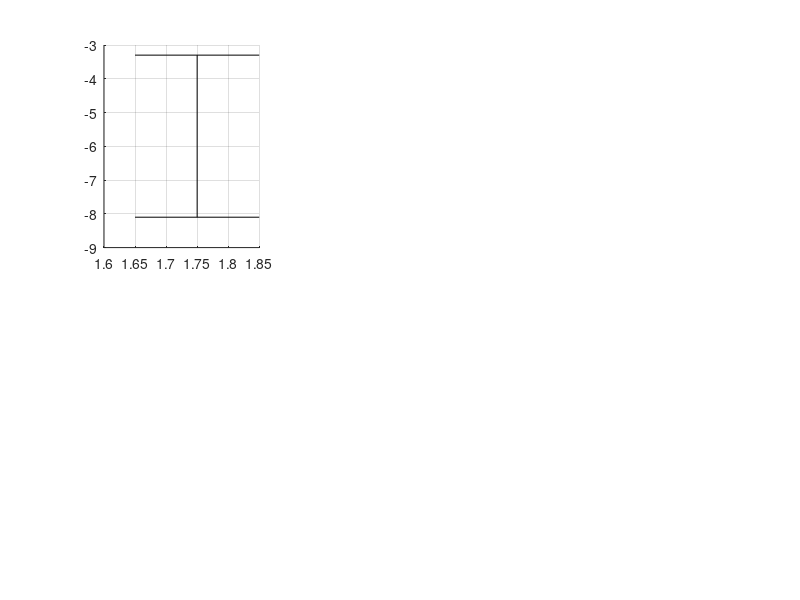

This figure's MATLAB source: (Note: this script raises an error after producing the figure.)
clear all
close all
clc

fontsize = 12.5;

subplot(2,3,1) % behavioral data (solo)
NMAs = -[5.7 15; 0 0];
NMAstds = [2.4 4; 0 0];
hold on
grid on
errorbar(1.75,-5.7,2.4,'k','Marker','o','LineStyle','none','MarkerFaceColor','w','MarkerSize',10)
hold on
errorbar(2.25,-15,4,'k','Marker','o','LineStyle','none','MarkerFaceColor',[0.5 0.5 0.5],'MarkerSize',10)
Labels = {'Musician (Solo)'};
set(gca, 'XTick', 1:4, 'XTickLabel', Labels);
ylim([-80.5 0])
xlim([1.2 2.8])
ylabel('Mean Asynchrony (ms)')
legend('Feedback On','Feedback Off','Location','southwest')
set(gca,'FontSize',fontsize)
set(gca,'xaxisLocation','top')

subplot(2,3,4) % behavioral data (duet)
NMAs = -[6.8 19 ; 0 0];
NMAstds = [2 3; 0 0];
hold on
grid on
errorbar(1.75,-6.8,2,'k','Marker','o','LineStyle','none','MarkerFaceColor','w','MarkerSize',10)
hold on
errorbar(2.25,-19,3,'k','Marker','o','LineStyle','none','MarkerFaceColor',[0.5 0.5 0.5],'MarkerSize',10)
Labels = {'Musician (Duet)'};
set(gca, 'XTick', 1:4, 'XTickLabel', Labels);
ylim([-80.5 0])
xlim([1.2 2.8])
ylabel('Mean Asynchrony (ms)')
legend('Feedback On','Feedback Off','Location','southwest')
set(gca,'FontSize',fontsize)
set(gca,'xaxisLocation','top')

% musician simulations

% time paramters
fs = 10000;
T = 1/fs;
dur = 20.1;
t = 0:T:(dur-T);
ntime = length(t);

% metronome parameters
IOI = 1.0;
ft = 1/IOI;
bps = ft;
bpm = bps*60;
x = exp(1i*2*pi*t*ft);
F = 1;

% oscillator parameters
lag1cs = [];
all_NMAs = [];
a = 1;
b = -1;
D = 0.05;

zdel = round(0.222*fs); % max delay as a fraction of the sampling rate

%%% solo %%%
% oscillator initialization
zm1 = zeros(size(t));
f1 = 1;

A = -0.5;

n = 1;
while n<ntime
    
    if n<=zdel
        %%% delay buffer %%%
        zm1(n+1) = zm1(n) + f1*T*(zm1(n)*(a + 1i*2*pi + b*abs(zm1(n)).^2) + F*x(n));
    elseif mod(t(n)*10,10) > 5 && mod(t(n)*10,10) < 10
        %%% player 1 plays%%%
        zm1(n+1) = zm1(n) + f1*T*(zm1(n)*(a + 1i*2*pi + b*abs(zm1(n)).^2) + (F*x(n) + A*zm1(n))/abs(F*x(n) + A*zm1(n)) - D*(1/f1).*(zm1(n - zdel)));
    else
        zm1(n+1) = zm1(n) + f1*T*(zm1(n)*(a + 1i*2*pi + b*abs(zm1(n)).^2) + F*x(n) - D*(1/f1).*(zm1(n - zdel)));
    end
    n = n + 1;
end

% find the time of metronome beats
[pks,locs] = findpeaks(real(x));
locs = [1 locs];
x_locs = locs;

% find the time of zm1 beats
[pks,locs] = findpeaks(real(zm1));
zm1_locs = locs;

NMA1 = zm1_locs - x_locs;
NMA = mean(NMA1((floor(length(NMA1)/2)):end)/fs)*1000;

subplot(2,3,2)
hold on
grid on
plot(1.75,NMA,'k','Marker','o','LineStyle','none','MarkerFaceColor','w','MarkerSize',10)
ylim([-80.5 0])
xlim([1.2 2.8])
ylabel('Mean Asynchrony (ms)')
set(gca,'FontSize',fontsize)
set(gca,'xaxisLocation','top')

A = 0;

n = 1;
while n<ntime
    
    if n<=zdel
        %%% delay buffer %%%
        zm1(n+1) = zm1(n) + f1*T*(zm1(n)*(a + 1i*2*pi + b*abs(zm1(n)).^2) + F*x(n));
    elseif mod(t(n)*10,10) > 5 && mod(t(n)*10,10) < 10
        %%% player 1 plays%%%
        zm1(n+1) = zm1(n) + f1*T*(zm1(n)*(a + 1i*2*pi + b*abs(zm1(n)).^2) + (F*x(n) + A*zm1(n))/abs(F*x(n) + A*zm1(n)) - D*(1/f1).*(zm1(n - zdel)));
    else
        zm1(n+1) = zm1(n) + f1*T*(zm1(n)*(a + 1i*2*pi + b*abs(zm1(n)).^2) + F*x(n) - D*(1/f1).*(zm1(n - zdel)));
    end
    n = n + 1;
end

% find the time of metronome beats
[pks,locs] = findpeaks(real(x));
locs = [1 locs];
x_locs = locs;

% find the time of zm1 beats
[pks,locs] = findpeaks(real(zm1));
zm1_locs = locs;

NMA1 = zm1_locs - x_locs;
NMA = mean(NMA1((floor(length(NMA1)/2)):end)/fs)*1000;

subplot(2,3,2)
hold on
grid on
plot(2.25,NMA,'k','Marker','o','LineStyle','none','MarkerFaceColor',[0.5 0.5 0.5],'MarkerSize',10)
Labels = {'Musician SAPPA (Solo)'};
set(gca, 'XTick', 1:4, 'XTickLabel', Labels);
ylim([-80.5 0])
xlim([1.2 2.8])
ylabel('Mean Asynchrony (ms)')
set(gca,'FontSize',fontsize)
set(gca,'xaxisLocation','top')

% nonmusician simulations

D = 0.36;

A = -0.5;

n = 1;
while n<ntime
    
    if n<=zdel
        %%% delay buffer %%%
        zm1(n+1) = zm1(n) + f1*T*(zm1(n)*(a + 1i*2*pi + b*abs(zm1(n)).^2) + F*x(n));
    elseif mod(t(n)*10,10) > 5 && mod(t(n)*10,10) < 10
        %%% player 1 plays%%%
        zm1(n+1) = zm1(n) + f1*T*(zm1(n)*(a + 1i*2*pi + b*abs(zm1(n)).^2) + (F*x(n) + A*zm1(n))/abs(F*x(n) + A*zm1(n)) - D*(1/f1).*(zm1(n - zdel)));
    else
        zm1(n+1) = zm1(n) + f1*T*(zm1(n)*(a + 1i*2*pi + b*abs(zm1(n)).^2) + F*x(n) - D*(1/f1).*(zm1(n - zdel)));
    end
    n = n + 1;
end

% find the time of metronome beats
[pks,locs] = findpeaks(real(x));
locs = [1 locs];
x_locs = locs;

% find the time of zm1 beats
[pks,locs] = findpeaks(real(zm1));
zm1_locs = locs;

NMA1 = zm1_locs - x_locs;
NMA = mean(NMA1((floor(length(NMA1)/2)):end)/fs)*1000;

subplot(2,3,3)
hold on
grid on
plot(1.75,NMA,'k','Marker','o','LineStyle','none','MarkerFaceColor','w','MarkerSize',10)
ylim([-80.5 0])
xlim([1.2 2.8])
ylabel('Mean Asynchrony (ms)')
set(gca,'FontSize',fontsize)
set(gca,'xaxisLocation','top')

A = 0;

n = 1;
while n<ntime
    
    if n<=zdel
        %%% delay buffer %%%
        zm1(n+1) = zm1(n) + f1*T*(zm1(n)*(a + 1i*2*pi + b*abs(zm1(n)).^2) + F*x(n));
    elseif mod(t(n)*10,10) > 5 && mod(t(n)*10,10) < 10
        %%% player 1 plays%%%
        zm1(n+1) = zm1(n) + f1*T*(zm1(n)*(a + 1i*2*pi + b*abs(zm1(n)).^2) + (F*x(n) + A*zm1(n))/abs(F*x(n) + A*zm1(n)) - D*(1/f1).*(zm1(n - zdel)));
    else
        zm1(n+1) = zm1(n) + f1*T*(zm1(n)*(a + 1i*2*pi + b*abs(zm1(n)).^2) + F*x(n) - D*(1/f1).*(zm1(n - zdel)));
    end
    n = n + 1;
end

% find the time of metronome beats
[pks,locs] = findpeaks(real(x));
locs = [1 locs];
x_locs = locs;

% find the time of zm1 beats
[pks,locs] = findpeaks(real(zm1));
zm1_locs = locs;

NMA1 = zm1_locs - x_locs;
NMA = mean(NMA1((floor(length(NMA1)/2)):end)/fs)*1000;

subplot(2,3,3)
hold on
grid on
plot(2.25,NMA,'k','Marker','o','LineStyle','none','MarkerFaceColor',[0.5 0.5 0.5],'MarkerSize',10)
Labels = {'Non-musician SAPPA (Solo)'};
set(gca, 'XTick', 1:4, 'XTickLabel', Labels);
ylim([-80.5 0])
xlim([1.2 2.8])
ylabel('Mean Asynchrony (ms)')
set(gca,'FontSize',fontsize)
set(gca,'xaxisLocation','top')

%%% duet simulations %%%

% musicians

D = 0.05;

A = -0.5;

zm1 = zeros(size(t));
zm2 = zeros(size(t));

n = 1;
while n<ntime
    
    if n<=zdel
        %%% delay buffer %%%
        zm1(n+1) = zm1(n) + f1*T*(zm1(n)*(a + 1i*2*pi + b*abs(zm1(n)).^2) + (F*x(n) - A*zm2(n))/abs(F*x(n) + A*zm2(n)));
        zm2(n+1) = zm2(n) + f1*T*(zm2(n)*(a + 1i*2*pi + b*abs(zm2(n)).^2) + (-F*x(n) + A*zm2(n))/abs(F*x(n) - A*zm2(n)));
    elseif mod(t(n)*10,10) > 5 && mod(t(n)*10,10) < 10
        zm1(n+1) = zm1(n) + f1*T*(zm1(n)*(a + 1i*2*pi + b*abs(zm1(n)).^2) + (F*x(n) + A*zm1(n))/abs(F*x(n) + A*zm1(n)) - D*(1/f1).*(zm1(n - zdel)));
        zm2(n+1) = zm2(n) + f1*T*(zm2(n)*(a + 1i*2*pi + b*abs(zm2(n)).^2) + (-F*x(n) - A*zm1(n))/abs(F*x(n) + A*zm1(n)) - D*(1/f1).*(zm2(n - zdel)));
    else
        zm1(n+1) = zm1(n) + f1*T*(zm1(n)*(a + 1i*2*pi + b*abs(zm1(n)).^2) + (F*x(n) - A*zm2(n))/abs(F*x(n) + A*zm2(n)) - D*(1/f1).*(zm1(n - zdel)));
        zm2(n+1) = zm2(n) + f1*T*(zm2(n)*(a + 1i*2*pi + b*abs(zm2(n)).^2) + (-F*x(n) + A*zm2(n))/abs(F*x(n) + A*zm2(n)) - D*(1/f1).*(zm2(n - zdel)));
    end
    n = n + 1;
end

% find the time of metronome beats
[pks,locs] = findpeaks(real(x));
x_locs = locs;

% find the time of zm1 beats
[pks,locs] = findpeaks(real(zm1));
zm1_locs = locs(2:2:end);

NMA1 = zm1_locs - x_locs;

% find the time of metronome beats
[pks,locs] = findpeaks(-real(x));
x_locs = locs(2:end);

% find the time of zm1 beats
[pks,locs] = findpeaks(real(zm2));
zm1_locs = locs(2:2:end);

NMA2 = zm1_locs - x_locs;

NMA = mean([NMA1((floor(length(NMA1)/2)):end) NMA2((floor(length(NMA2)/2)):end)]/fs)*1000;

subplot(2,3,5)
hold on
grid on
plot(1.75,NMA,'k','Marker','o','LineStyle','none','MarkerFaceColor','w','MarkerSize',10)
ylim([-80.5 0])
xlim([1.2 2.8])
ylabel('Mean Asynchrony (ms)')
set(gca,'FontSize',fontsize)
set(gca,'xaxisLocation','top')

A = 0;
n = 1;
while n<ntime
    
    if n<=zdel
        %%% delay buffer %%%
        zm1(n+1) = zm1(n) + f1*T*(zm1(n)*(a + 1i*2*pi + b*abs(zm1(n)).^2) + (F*x(n) - A*zm2(n))/abs(F*x(n) + A*zm2(n)));
        zm2(n+1) = zm2(n) + f1*T*(zm2(n)*(a + 1i*2*pi + b*abs(zm2(n)).^2) + (-F*x(n) + A*zm2(n))/abs(F*x(n) - A*zm2(n)));
    elseif mod(t(n)*10,10) > 5 && mod(t(n)*10,10) < 10
        zm1(n+1) = zm1(n) + f1*T*(zm1(n)*(a + 1i*2*pi + b*abs(zm1(n)).^2) + (F*x(n) + A*zm1(n))/abs(F*x(n) + A*zm1(n)) - D*(1/f1).*(zm1(n - zdel)));
        zm2(n+1) = zm2(n) + f1*T*(zm2(n)*(a + 1i*2*pi + b*abs(zm2(n)).^2) + (-F*x(n) - A*zm1(n))/abs(F*x(n) + A*zm1(n)) - D*(1/f1).*(zm2(n - zdel)));
    else
        zm1(n+1) = zm1(n) + f1*T*(zm1(n)*(a + 1i*2*pi + b*abs(zm1(n)).^2) + (F*x(n) - A*zm2(n))/abs(F*x(n) + A*zm2(n)) - D*(1/f1).*(zm1(n - zdel)));
        zm2(n+1) = zm2(n) + f1*T*(zm2(n)*(a + 1i*2*pi + b*abs(zm2(n)).^2) + (-F*x(n) + A*zm2(n))/abs(F*x(n) + A*zm2(n)) - D*(1/f1).*(zm2(n - zdel)));
    end
    n = n + 1;
end

% find the time of metronome beats
[pks,locs] = findpeaks(real(x));
locs = [1 locs];
x_locs = locs;

% find the time of zm1 beats
[pks,locs] = findpeaks(real(zm1));
zm1_locs = locs;

NMA1 = zm1_locs - x_locs;

% find the time of metronome beats
[pks,locs] = findpeaks(-real(x));
x_locs = locs;

% find the time of zm1 beats
[pks,locs] = findpeaks(real(zm2));
zm1_locs = locs;

NMA2 = zm1_locs - x_locs;

NMA = mean([NMA1((floor(length(NMA1)/2)):end) NMA2((floor(length(NMA2)/2)):end)]/fs)*1000;

subplot(2,3,5)
hold on
grid on
plot(2.25,NMA,'k','Marker','o','LineStyle','none','MarkerFaceColor',[0.5 0.5 0.5],'MarkerSize',10)
Labels = {'Musician SAPPA (Duet)'};
set(gca, 'XTick', 1:4, 'XTickLabel', Labels);
ylim([-80.5 0])
xlim([1.2 2.8])
ylabel('Mean Asynchrony (ms)')
set(gca,'FontSize',fontsize)
set(gca,'xaxisLocation','top')

% non-musicians

D = 0.36;

A = -0.5;

zm1 = zeros(size(t));
zm2 = zeros(size(t));

n = 1;
while n<ntime
    
    if n<=zdel
        %%% delay buffer %%%
        zm1(n+1) = zm1(n) + f1*T*(zm1(n)*(a + 1i*2*pi + b*abs(zm1(n)).^2) + (F*x(n) - A*zm2(n))/abs(F*x(n) + A*zm2(n)));
        zm2(n+1) = zm2(n) + f1*T*(zm2(n)*(a + 1i*2*pi + b*abs(zm2(n)).^2) + (-F*x(n) + A*zm2(n))/abs(F*x(n) - A*zm2(n)));
    elseif mod(t(n)*10,10) > 5 && mod(t(n)*10,10) < 10
        zm1(n+1) = zm1(n) + f1*T*(zm1(n)*(a + 1i*2*pi + b*abs(zm1(n)).^2) + (F*x(n) + A*zm1(n))/abs(F*x(n) + A*zm1(n)) - D*(1/f1).*(zm1(n - zdel)));
        zm2(n+1) = zm2(n) + f1*T*(zm2(n)*(a + 1i*2*pi + b*abs(zm2(n)).^2) + (-F*x(n) - A*zm1(n))/abs(F*x(n) + A*zm1(n)) - D*(1/f1).*(zm2(n - zdel)));
    else
        zm1(n+1) = zm1(n) + f1*T*(zm1(n)*(a + 1i*2*pi + b*abs(zm1(n)).^2) + (F*x(n) - A*zm2(n))/abs(F*x(n) + A*zm2(n)) - D*(1/f1).*(zm1(n - zdel)));
        zm2(n+1) = zm2(n) + f1*T*(zm2(n)*(a + 1i*2*pi + b*abs(zm2(n)).^2) + (-F*x(n) + A*zm2(n))/abs(F*x(n) + A*zm2(n)) - D*(1/f1).*(zm2(n - zdel)));
    end
    n = n + 1;
end

% find the time of metronome beats
[pks,locs] = findpeaks(real(x));
x_locs = [1 locs];

% find the time of zm1 beats
[pks,locs] = findpeaks(real(zm1));
zm1_locs = locs;

NMA1 = zm1_locs - x_locs;

% find the time of metronome beats
[pks,locs] = findpeaks(-real(x));
x_locs = locs;

% find the time of zm1 beats
[pks,locs] = findpeaks(real(zm2));
zm1_locs = locs;

NMA2 = zm1_locs - x_locs;

NMA = mean([NMA1((floor(length(NMA1)/2)):end) NMA2((floor(length(NMA2)/2)):end)]/fs)*1000;

subplot(2,3,6)
hold on
grid on
plot(1.75,NMA,'k','Marker','o','LineStyle','none','MarkerFaceColor','w','MarkerSize',10)
ylim([-80.5 0])
xlim([1.2 2.8])
ylabel('Mean Asynchrony (ms)')
set(gca,'FontSize',fontsize)
set(gca,'xaxisLocation','top')

A = 0;
n = 1;
while n<ntime
    
    if n<=zdel
        %%% delay buffer %%%
        zm1(n+1) = zm1(n) + f1*T*(zm1(n)*(a + 1i*2*pi + b*abs(zm1(n)).^2) + (F*x(n) - A*zm2(n))/abs(F*x(n) + A*zm2(n)));
        zm2(n+1) = zm2(n) + f1*T*(zm2(n)*(a + 1i*2*pi + b*abs(zm2(n)).^2) + (-F*x(n) + A*zm2(n))/abs(F*x(n) - A*zm2(n)));
    elseif mod(t(n)*10,10) > 5 && mod(t(n)*10,10) < 10
        zm1(n+1) = zm1(n) + f1*T*(zm1(n)*(a + 1i*2*pi + b*abs(zm1(n)).^2) + (F*x(n) + A*zm1(n))/abs(F*x(n) + A*zm1(n)) - D*(1/f1).*(zm1(n - zdel)));
        zm2(n+1) = zm2(n) + f1*T*(zm2(n)*(a + 1i*2*pi + b*abs(zm2(n)).^2) + (-F*x(n) - A*zm1(n))/abs(F*x(n) + A*zm1(n)) - D*(1/f1).*(zm2(n - zdel)));
    else
        zm1(n+1) = zm1(n) + f1*T*(zm1(n)*(a + 1i*2*pi + b*abs(zm1(n)).^2) + (F*x(n) - A*zm2(n))/abs(F*x(n) + A*zm2(n)) - D*(1/f1).*(zm1(n - zdel)));
        zm2(n+1) = zm2(n) + f1*T*(zm2(n)*(a + 1i*2*pi + b*abs(zm2(n)).^2) + (-F*x(n) + A*zm2(n))/abs(F*x(n) + A*zm2(n)) - D*(1/f1).*(zm2(n - zdel)));
    end
    n = n + 1;
end

% find the time of metronome beats
[pks,locs] = findpeaks(real(x));
locs = [1 locs];
x_locs = locs;

% find the time of zm1 beats
[pks,locs] = findpeaks(real(zm1));
zm1_locs = locs;

NMA1 = zm1_locs - x_locs;

% find the time of metronome beats
[pks,locs] = findpeaks(-real(x));
x_locs = locs;

% find the time of zm1 beats
[pks,locs] = findpeaks(real(zm2));
zm1_locs = locs;

NMA2 = zm1_locs - x_locs;

NMA = mean([NMA1((floor(length(NMA1)/2)):end) NMA2((floor(length(NMA2)/2)):end)]/fs)*1000;

subplot(2,3,6)
hold on
grid on
plot(2.25,NMA,'k','Marker','o','LineStyle','none','MarkerFaceColor',[0.5 0.5 0.5],'MarkerSize',10)
Labels = {'Non-musician SAPPA (Duet)'};
set(gca, 'XTick', 1:4, 'XTickLabel', Labels);
ylim([-80.5 0])
xlim([1.2 2.8])
ylabel('Mean Asynchrony (ms)')
set(gca,'FontSize',fontsize)
set(gca,'xaxisLocation','top')